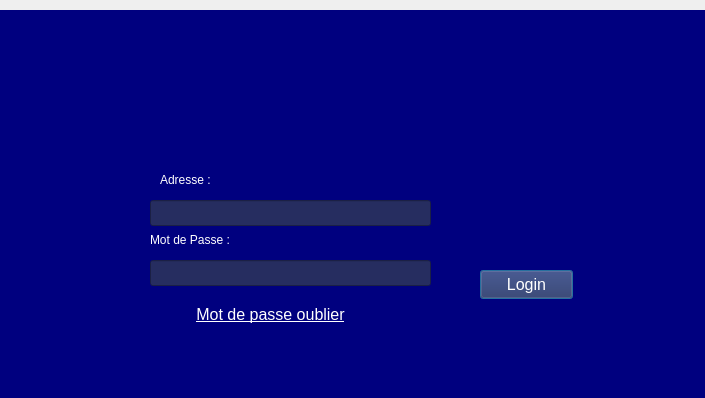
<?xml version="1.0" encoding="UTF-8"?>
<ui version="4.0">
 <class>login</class>
 <widget class="QDialog" name="login">
  <property name="geometry">
   <rect>
    <x>0</x>
    <y>0</y>
    <width>705</width>
    <height>398</height>
   </rect>
  </property>
  <property name="windowTitle">
   <string>Dialog</string>
  </property>
  <widget class="QPushButton" name="loginn">
   <property name="geometry">
    <rect>
     <x>480</x>
     <y>270</y>
     <width>93</width>
     <height>29</height>
    </rect>
   </property>
   <property name="styleSheet">
    <string notr="true">QPushButton {
    background-color: #262D60; /* Couleur de fond normale */
    color: white;               /* Couleur du texte */
    font-size: 16px;            /* Taille de la police */
    
    
}

QPushButton:hover {
    background-color: #1E253E;  /* Couleur de fond au survol (plus foncé) */
}
QPushButton:pressed
{
    background-color:  #CEBAA7;
    border: 1px solid white;
}

</string>
   </property>
   <property name="text">
    <string>Login</string>
   </property>
  </widget>
  <widget class="QLineEdit" name="mail">
   <property name="geometry">
    <rect>
     <x>150</x>
     <y>200</y>
     <width>281</width>
     <height>26</height>
    </rect>
   </property>
   <property name="styleSheet">
    <string notr="true">QLineEdit {
    background-color: #262D60; /* Couleur de fond */
    color: white;               /* Couleur du texte */
          /* Coins arrondis */
  ;  /* Bordure */
    padding: 5px;               /* Espacement intérieur */
}
</string>
   </property>
  </widget>
  <widget class="QLineEdit" name="lineEditPassword">
   <property name="geometry">
    <rect>
     <x>150</x>
     <y>260</y>
     <width>281</width>
     <height>26</height>
    </rect>
   </property>
   <property name="styleSheet">
    <string notr="true">QLineEdit {
    background-color: #262D60; /* Couleur de fond */
    color: white;               /* Couleur du texte */
   
  
    padding: 5px;               /* Espacement intérieur */
}
</string>
   </property>
  </widget>
  <widget class="QPushButton" name="forgotPasswordButton">
   <property name="geometry">
    <rect>
     <x>190</x>
     <y>300</y>
     <width>161</width>
     <height>29</height>
    </rect>
   </property>
   <property name="styleSheet">
    <string notr="true">QPushButton {
    color: rgb(255, 255, 255);      /* Texte blanc */
    background: none;               /* Pas de fond */
    border: none;                   /* Pas de bordure */
    text-decoration: underline;     /* Texte souligné */
    font-size: 16px;                /* Taille de la police */
    padding: 0;                     /* Supprime les marges autour du texte */
}

QPushButton:hover {
    color: rgb(200, 200, 200);      /* Texte légèrement plus foncé au survol */
    text-decoration: none;          /* Supprime le soulignement au survol */
}

QPushButton:pressed {
    color: rgb(150, 150, 150);      /* Texte encore plus foncé lorsque l'on clique */
}
</string>
   </property>
   <property name="text">
    <string>Mot de passe oublier</string>
   </property>
  </widget>
  <widget class="QLabel" name="label_17">
   <property name="geometry">
    <rect>
     <x>-30</x>
     <y>10</y>
     <width>1221</width>
     <height>591</height>
    </rect>
   </property>
   <property name="styleSheet">
    <string notr="true">background-color: rgb(0, 0, 127);</string>
   </property>
   <property name="text">
    <string/>
   </property>
   <property name="pixmap">
    <pixmap>../1x/aaaaa.png</pixmap>
   </property>
  </widget>
  <widget class="QLabel" name="label">
   <property name="geometry">
    <rect>
     <x>160</x>
     <y>170</y>
     <width>63</width>
     <height>20</height>
    </rect>
   </property>
   <property name="styleSheet">
    <string notr="true">color: rgb(255, 255, 255);</string>
   </property>
   <property name="text">
    <string>Adresse : </string>
   </property>
  </widget>
  <widget class="QLabel" name="label_2">
   <property name="geometry">
    <rect>
     <x>150</x>
     <y>230</y>
     <width>131</width>
     <height>20</height>
    </rect>
   </property>
   <property name="styleSheet">
    <string notr="true">color: rgb(255, 255, 255);</string>
   </property>
   <property name="text">
    <string>Mot de Passe :</string>
   </property>
  </widget>
  <widget class="QLabel" name="label_3">
   <property name="geometry">
    <rect>
     <x>380</x>
     <y>80</y>
     <width>351</width>
     <height>211</height>
    </rect>
   </property>
   <property name="text">
    <string/>
   </property>
   <property name="pixmap">
    <pixmap>../1x/hc.png</pixmap>
   </property>
  </widget>
  <zorder>label_17</zorder>
  <zorder>loginn</zorder>
  <zorder>mail</zorder>
  <zorder>lineEditPassword</zorder>
  <zorder>forgotPasswordButton</zorder>
  <zorder>label</zorder>
  <zorder>label_2</zorder>
  <zorder>label_3</zorder>
 </widget>
 <resources/>
 <connections/>
</ui>
